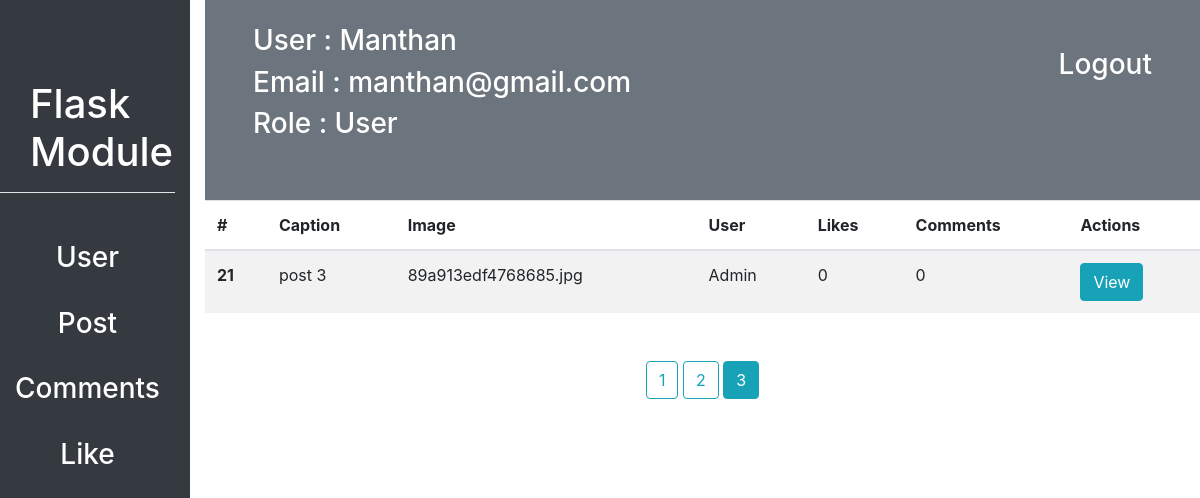
Page /customadmin/post_list?page=3 (signed in) on the earlier database version.
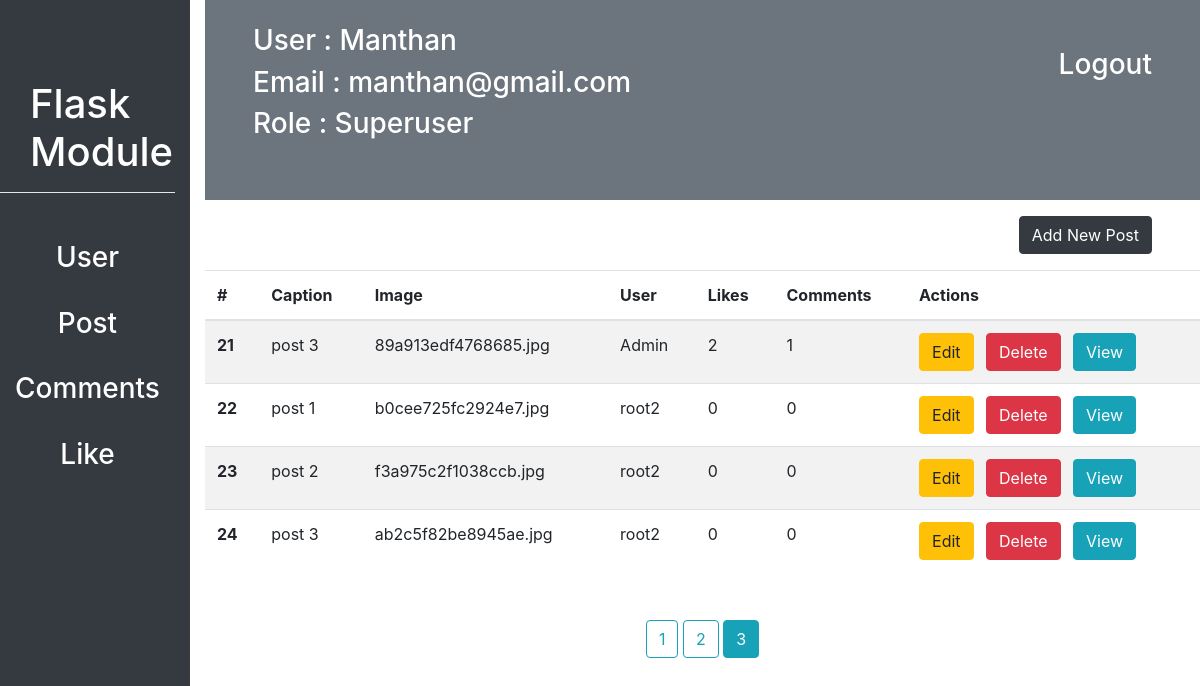
Same page on the later database version.
### flask_module/user/models.py (models this page shows, shortened)
class Role(db.Model):
    id = db.Column(db.Integer, primary_key=True)
    name = db.Column(db.String(20), unique=True, nullable=False)
    user = db.relationship("User", backref="role")

class User(db.Model, UserMixin):
    id = db.Column(db.Integer, primary_key=True)
    username = db.Column(db.String(20), unique=True, nullable=False)
    email = db.Column(db.String(30), unique=True, nullable=False)
    profile_picture = db.Column(db.String(70), nullable=False, default="defualt_img.jpg")
    password = db.Column(db.String(15), nullable=False)
    like = db.relationship("Likes", backref="user", lazy=True, cascade = "all, delete, delete-orphan", )
    post = db.relationship("Post", backref="user", lazy=True, cascade = "all, delete, delete-orphan", )
    comment = db.relationship("Comments", backref="user", lazy=True, cascade = "all, delete, delete-orphan", )
    following = db.relationship("User",
                    secondary=connected_user,
                    primaryjoin=id==connected_user.c.parent_id,
                    secondaryjoin=id==connected_user.c.children_id,
                    backref="followed_by")
    role_id = db.Column(db.Integer, db.ForeignKey("role.id"), nullable=False)

### flask_module/posts/models.py (models this page shows, shortened)
class Post(db.Model):
    id = db.Column(db.Integer, primary_key=True)
    image = db.Column(db.String(70), nullable=False)
    caption = db.Column(db.String(20), nullable=False)
    created_at = db.Column(db.DateTime, nullable=False, default=datetime.now())
    user_id = db.Column(db.Integer, db.ForeignKey("user.id"), nullable=False)
    comment = db.relationship("Comments", backref="post", lazy=True, cascade = "all, delete, delete-orphan", )
    likes = db.relationship("Likes", backref="post", lazy=True, cascade = "all, delete, delete-orphan", )

### flask_module/customadmin/routes.py (the view)
@customadmin.route("/customadmin/post_list")
@login_required
def post_list():
    page = request.args.get("page", 1)
    posts = Post.query.paginate(per_page=7, page=int(page))
    return render_template("customadmin/posts/post_list.html", posts=posts)

### flask_module/customadmin/routes.py (called while the page is built)
def login_required(f):
    @wraps(f)
    def decorated_function(*args, **kwargs):
        if current_user.is_authenticated is False:
            return redirect(url_for('customadmin.login'))
        return f(*args, **kwargs)
    return decorated_function

### flask_module/user/models.py (called while the page is built)
@login_manager.user_loader
def load_user(user_id):
    return User.query.filter_by(id=int(user_id)).first()

### flask_module/templates/customadmin/posts/post_list.html
{% extends "customadmin/dashboard.html" %}
{% block contant %}
  {% if current_user.role.name == "Superuser" %}
    <a href="{{url_for('customadmin.add_post')}}"><h3 class="float-right mx-5 my-3 btn btn-dark">Add New Post</h3></a>
  {% endif %}
<table class="table table-striped m-auto mt-2">
    <thead>
      <tr>
        <th scope="col">#</th>
        <th scope="col">Caption</th>
        <th scope="col">Image</th>
        <th scope="col">User</th>
        <th scope="col">Likes</th>
        <th scope="col">Comments</th>
        <th scope="col">Actions</th>
      </tr>
    </thead>
    <tbody>
    {% for post in posts %}
      <tr>
        <th scope="row">{{post.id}}</th>
        <td>{{post.caption}}</td>
        <td>{{post.image}}</td>
        <td>{{post.user.username}}</td>
        <td>{{post.likes|length}}</td>
        <td>{{post.comment|length}}</td>
        <td>
            {% if current_user.role.name == "Superuser" %}
            <a href="{{url_for('customadmin.post_update', post_id=post.id)}}" class="btn btn-warning">Edit</a>
            <a href="" class="btn btn-danger mx-2 delete-post-customadmin" data-postid="{{post.id}}">Delete</a>
            {% endif %}
            <a href="{{url_for('customadmin.post_detail', post_id=post.id)}}" class="btn btn-info">View</a></td>
      </tr>
    {% endfor %}
    </tbody>
  </table>
  <div class="my-5 text-center">
    {% for page_num in posts.iter_pages(left_edge=1, right_edge=1, left_current=1, right_current=1) %}
        {% if page_num %}
            {% if posts.page == page_num %}
                <a href="{{ url_for('customadmin.post_list', page=page_num) }}" class="btn btn-info">{{page_num}}</a>
            {% else %}
                <a href="{{ url_for('customadmin.post_list', page=page_num) }}" class="btn btn-outline-info">{{page_num}}</a>
            {% endif %}
        {% else %}
            ...
        {% endif %}
    {% endfor %}
</div>
{% endblock contant %}

### flask_module/templates/customadmin/dashboard.html (shortened to what this page needs)
<!DOCTYPE html>
<html lang="en">
<head>
    <link rel="stylesheet" href="{{ url_for('static', filename='css/bootstrap.css') }}">
</head>
<body>
    <div class="row" id="sidebar">
        <div class="col bg-dark">
            <div id="module-title">
                <h1 class="text-white">Flask Module</h1>
            </div>
            <hr style="background: white">
            <div class="mt-5 text-center">
                <a href="{{url_for('customadmin.dashboard', username=current_user.username)}}"><h3 class="text-white">User</h3></a><br>
                <a href="{{url_for('customadmin.post_list')}}"><h3 class="text-white">Post</h3></a><br>
                <a href="{{url_for('customadmin.comments_list')}}"><h3 class="text-white">Comments</h3></a><br>
                <a href="{{url_for('customadmin.like_list')}}"><h3 class="text-white">Like</h3></a><br>
            </div>
        </div>
        <div class="col-10">
            <div id="navbar" class="bg-secondary">
                <a href="{{url_for('customadmin.logout')}}"><h3 class="float-right px-5 pt-5 text-white">Logout</h3></a>
                <h3 class="text-white pt-4 px-5">User : {{current_user.username}}</h3>
                <h3 class="text-white px-5">Email : {{current_user.email}}</h3>
                <h3 class="text-white px-5">Role : {{current_user.role.name}}</h3>
            </div>
            {% block contant %}{% endblock contant %}
        </div>
    </div>
</body>
</html>

Differences in the rows shown:
no longer on this page (row unchanged): Role: role.name "User"
now on this page (row unchanged): Role: role.name "Superuser"
shown differently, row unchanged: Post "89a913edf4768685.jpg": likes|length "0" → "2"; comment|length "0" → "1"; now shows "Edit Delete"
added Post: id "22", caption "post 1", image "b0cee725fc2924e7.jpg", user.username "root2", likes|length "0", comment|length "0"
added Post: id "23", caption "post 2", image "f3a975c2f1038ccb.jpg", user.username "root2", likes|length "0", comment|length "0"
added Post: id "24", caption "post 3", image "ab2c5f82be8945ae.jpg", user.username "root2", likes|length "0", comment|length "0"
Other differences:
text now shown: "Add New Post"
